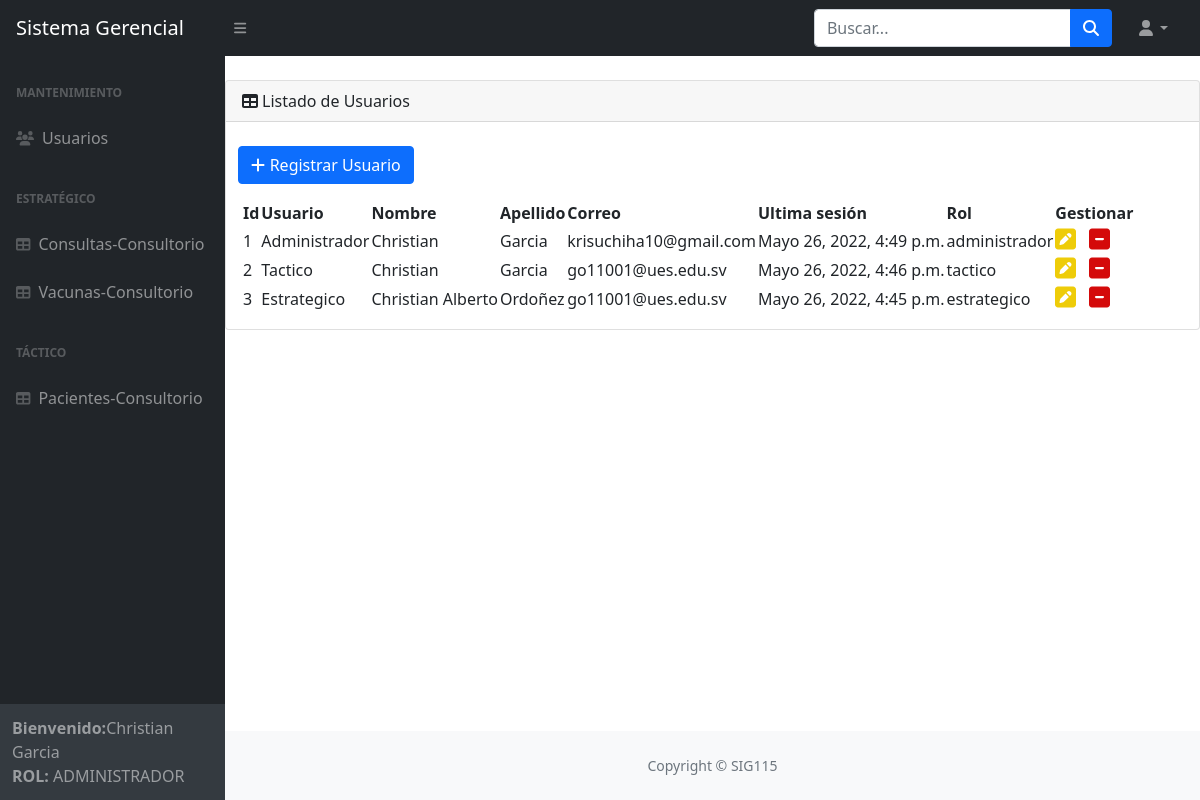
Before: /usuario/listarUsuario (signed in) with the older database file.
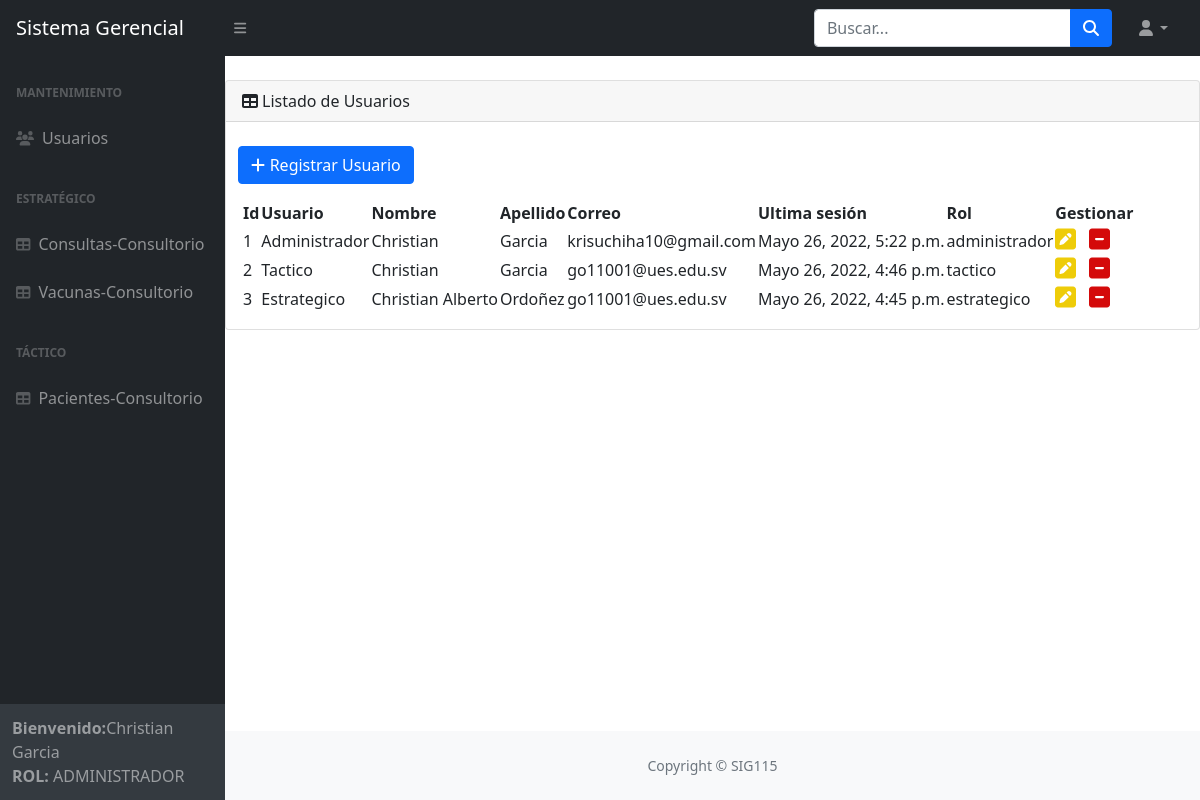
After: the same page with the newer database file.
### SistemaGerencial/models.py (models this page shows)
class User(AbstractUser):
    ROL = (('administrador','Administrador'),('estrategico', 'Estrategico'), ('tactico', 'Tactico'))
    rol = models.CharField(max_length=20, choices=ROL, blank=True, help_text='')

### SistemaGerencial/views.py (the view)
# urls.py: path('usuario/listarUsuario', listarUsuario, name="listarUsuario"),
def listarUsuario(request):
    usuarios = User.objects.all()
    data = {
        'usuarios': usuarios,
    }
    if request.user is not None and request.user.is_superuser == 1 or request.user.rol == 'administrador':
        return render(request, 'usuario/listarUsuario.html', data)
    else:
        return render(request, 'usuario/401.html')

### SistemaGerencial/templates/usuario/listarUsuario.html (shortened to what this page needs)
{% extends 'base.html' %}
{% load static %}
{% block content %}
    <div class="container-fluid px-4">
    </div>
        <div class="card mb-4">
            <div class="card-header">
                <i class="fas fa-table me-1"></i>Listado de Usuarios
            </div>&nbsp;
            <div class="d-flex justify-content start">&nbsp;&nbsp;&nbsp;
                <a class="btn btn-primary" href="{% url 'registrarUsuario' %}" ><i class="fa fa-plus" aria-hidden="true"></i> Registrar Usuario</a>&nbsp;
            </div>
            <div class="card-body">
                <table id="datatablesSimple">
                    <thead>
                        <tr>
                            <th>Id</th>
                            <th>Usuario</th>
                            <th>Nombre</th>
                            <th>Apellido</th>
                            <th>Correo</th>
                            <th>Ultima sesión</th>
                            <th>Rol</th>
                            <th>Gestionar</th>
                        </tr>
                    </thead>
                    <tbody>
                        {% for usuario in usuarios %}
                        <tr>
                            <td>{{ usuario.id }}</td>
                            <td>{{ usuario.username }}</td>
                            <td>{{ usuario.first_name }}</td>
                            <td>{{ usuario.last_name }}</td>
                            <td>{{ usuario.email }}</td>
                            <td>{{ usuario.last_login }}</td>
                            <td>{{ usuario.rol }}</td>
                            <td> <a href="{% url 'editarUsuario' usuario.id %}"><i class="fa fa-pencil-square fa-2x" aria-hidden="true" style="font-size:24px;color:rgb(238, 204, 9);text-shadow:2px 2px 4px #000000;"></i></a>&nbsp;&nbsp;
                                <a href="#" onclick="eliminarUsuario({{ usuario.id }})"><i class="fa fa-minus-square fa-2x" aria-hidden="true" style="font-size:24px;color:rgb(212, 10, 10);text-shadow:2px 2px 4px #000000;"></i></a>
                            </td>
                        </tr>
                        {%endfor%}
                    </tbody>
                </table>
            </div>
        </div>
{% endblock content%}

### SistemaGerencial/templates/base.html (shortened to what this page needs)
<!DOCTYPE html>
<html lang="en">
    <head>
        <link href="https://cdn.jsdelivr.net/npm/simple-datatables@latest/dist/style.css" rel="stylesheet" />
        {% load static %}
		<link rel="stylesheet" href="{% static 'css/styles.css' %}">
    </head>
    <body class="sb-nav-fixed">
        <nav class="sb-topnav navbar navbar-expand navbar-dark bg-dark">
            <a class="navbar-brand ps-3" href="{% url 'index'%}">Sistema Gerencial</a>
            <button class="btn btn-link btn-sm order-1 order-lg-0 me-4 me-lg-0" id="sidebarToggle" href="#!"><i class="fas fa-bars"></i></button>
            <form class="d-none d-md-inline-block form-inline ms-auto me-0 me-md-3 my-2 my-md-0">
                <div class="input-group">
                    <input class="form-control" type="text" placeholder="Buscar..." aria-label="Search for..." aria-describedby="btnNavbarSearch" />
                    <button class="btn btn-primary" id="btnNavbarSearch" type="button"><i class="fas fa-search"></i></button>
                </div>
            </form>
            <ul class="navbar-nav ms-auto ms-md-0 me-3 me-lg-4">
                <li class="nav-item dropdown">
                    <a class="nav-link dropdown-toggle" id="navbarDropdown" href="#" role="button" data-bs-toggle="dropdown" aria-expanded="false"><i class="fas fa-user fa-fw"></i></a>
                </li>
            </ul>
        </nav>
        <div id="layoutSidenav">
            <div id="layoutSidenav_nav">
                <nav class="sb-sidenav accordion sb-sidenav-dark" id="sidenavAccordion">
                    <div class="sb-sidenav-menu">
                        <div class="nav">
                            <div class="sb-sidenav-menu-heading">Mantenimiento</div>
                            <a class="nav-link" href="{% url 'listarUsuario'%}">
                                <div class="sb-nav-link-icon"><i class="fa fa-users"></i></div>
                                Usuarios
                            </a>
                            <div class="sb-sidenav-menu-heading">Estratégico</div>
                            <a class="nav-link" href="{% url 'consultas_consultorio'%}">
                                <div class="sb-nav-link-icon"><i class="fas fa-table"></i></div>
                                Consultas-Consultorio
                            </a>
                            <a class="nav-link" href="{% url 'vacunas_consultorio'%}">
                                <div class="sb-nav-link-icon"><i class="fas fa-table"></i></div>
                                Vacunas-Consultorio
                            </a>
                            <div class="sb-sidenav-menu-heading">Táctico</div>
                            <a class="nav-link" href="{% url 'pacientes_consultorio'%}">
                                <div class="sb-nav-link-icon"><i class="fas fa-table"></i></div>
                                Pacientes-Consultorio
                            </a>
                        </div>
                    </div>
                    <div class="sb-sidenav-footer">
                        {% if request.user.is_authenticated %}
                        <div><strong>Bienvenido:</strong>{{user.first_name}} {{user.last_name}}</div>
                            <div><strong>ROL: </strong>{{user.rol.upper}} </div>
                    </div>
			            {% endif %}
                </nav>
            </div>
            <div id="layoutSidenav_content">
                {% block content %}{% endblock content%}
                <footer class="py-4 bg-light mt-auto">
                    <div class="container-fluid px-4">
                        <div class="d-flex align-items-center justify-content-center small">
                            <div class="text-muted">Copyright &copy; SIG115</div>
                        </div>
                    </div>
                </footer>
            </div>
        </div>
    </body>
</html>

Changed rows visible on the page:
changed User "Administrador": last_login "Mayo 26, 2022, 4:49 p.m." → "Mayo 26, 2022, 5:22 p.m."
